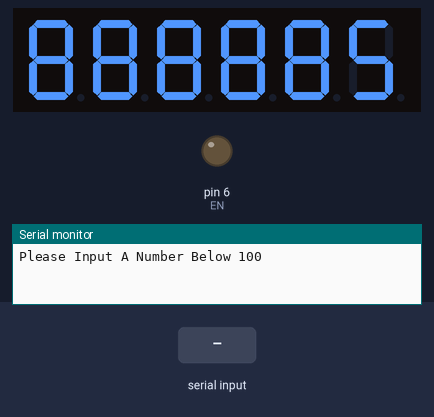
Bench run of a sketch on a simulated Arduino Uno, built with avr-gcc and run on an emulated ATmega328P. Shown: 6-digit seven-segment display, output pins drawn as LEDs (lit = HIGH), the last lines printed to the serial monitor. Wiring (inferred from the names in the program): BCD to 7-segment decoder: data pin 2, pin 3, pin 4, pin 5; 6-digit 7-segment display, segments lit when HIGH: segments Q0, Q1, Q2, Q3, Q4, Q5, Q6; digit selects pin 8, pin 9, pin 10, pin 11, pin 12, pin 7. The test bench sets the inputs (shaded band). The segment pins are drawn as the display they are named for; pins used as bus, display or sensor lines are not drawn.

Above: at 1.26 s.
1.3 s: "90,45\n" received over Serial
At 2.45 s:
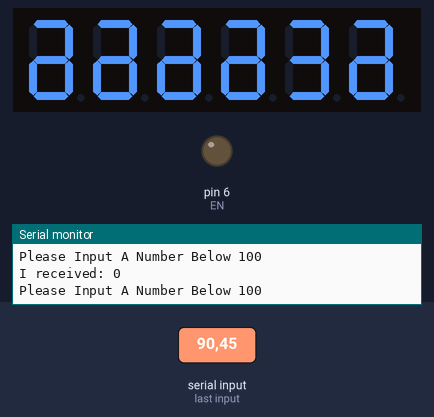
3.9 s: "30,150\n" received over Serial
At 5.08 s:
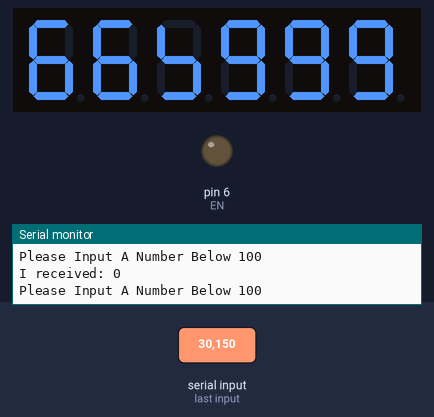
6.9 s: "1\n" received over Serial
At 7.7 s:
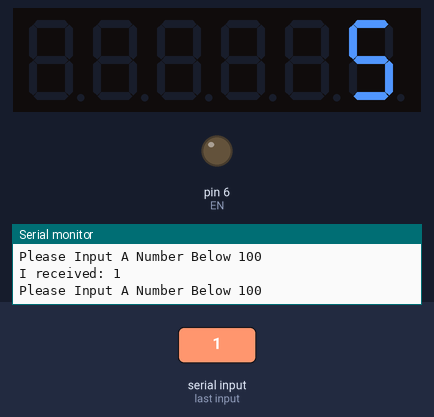
12.8 s: "30,150\n" received over Serial
At 12.82 s:
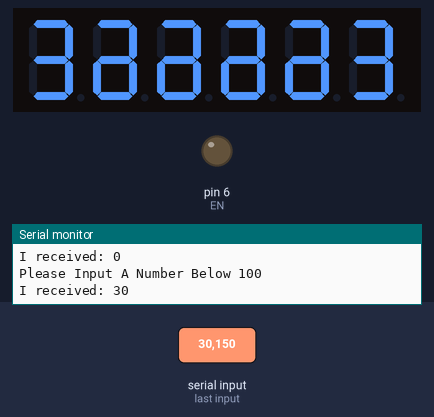

Measured:
- what the display in image 3 shows lasts 1.0 s, from 7.0 s to 8.0 s

The sketch:

Counting.ino
```cpp
int Display = 1;
int Numbers;
int A = 2;
int B = 3;
int C = 4;
int D = 5;
int Digital1 = 8;
int Digital2 = 9;
int Digital3 = 10;
int Digital4 = 11;
int Digital5 = 12;
int Digital6 = 7;
int EN = 6;
int Number[6]={5,5,5,5,5,5};
int lastTime;
int currentTime;
void setup(){
  pinMode(A,OUTPUT);
  pinMode(B,OUTPUT);
  pinMode(C,OUTPUT);
  pinMode(D,OUTPUT);
  pinMode(Digital1,OUTPUT);
  pinMode(Digital2,OUTPUT);
  pinMode(Digital3,OUTPUT);
  pinMode(Digital4,OUTPUT);
  pinMode(Digital5,OUTPUT);
  pinMode(Digital6,OUTPUT);
  pinMode(EN,OUTPUT);
  Serial.begin(9600);
  Serial.println("Please Input A Number Below 100");
}
void loop(){
  avoidGhost();
  BCD(Number[0]);
  avoidGhost();
  digitalWrite(Digital1,LOW);
  delay(Display);
  avoidGhost();
  BCD(Number[1]);
  avoidGhost();
  digitalWrite(Digital2,LOW);
  delay(Display);
  avoidGhost();
  BCD(Number[2]);
  avoidGhost();
  digitalWrite(Digital3,LOW);
  delay(Display);
  avoidGhost();
  BCD(Number[3]);
  avoidGhost();
  digitalWrite(Digital4,LOW);
  delay(Display);
  avoidGhost();
  BCD(Number[4]);
  avoidGhost();
  digitalWrite(Digital5,LOW);
  delay(Display);
  avoidGhost();
  BCD(Number[5]);
  avoidGhost();
  digitalWrite(Digital6,LOW);
  delay(Display);
  currentTime = millis();
  if((currentTime - lastTime) > 10){
      if(Numbers < 1000000) Numbers++;
      else Numbers = 0;
      Number[0] = Numbers % 10;
      Number[1] = Numbers % 10;
      Number[2] = Numbers % 10;
      Number[3] = Numbers % 10;
      Number[4] = Numbers % 10;
      Number[5] = Numbers % 10;
      /*Number[1] = Numbers % 100 / 10;
      Number[2] = Numbers % 1000 / 100;
      Number[3] = Numbers % 10000 / 1000;
      Number[4] = Numbers % 100000 / 10000;
      Number[5] = Numbers % 1000000 / 100000;*/
      lastTime = currentTime;
  }
}
void serialEvent(){
    if(Serial.available() >0){
    Numbers=Serial.parseInt();
    if(Numbers <10000){
    Serial.print("I received: ");
    Serial.println(Numbers);
    Serial.println("Please Input A Number Below 100");
    }
    else{
      Serial.println("Error!, Please Try Again:");
    }
  }
}
void BCD(int number){
  switch(number){
    case 0:
    digitalWrite(A,LOW);
    digitalWrite(B,LOW);
    digitalWrite(C,LOW);
    digitalWrite(D,LOW);
    break;
    case 1:
    digitalWrite(A,HIGH);
    digitalWrite(B,LOW);
    digitalWrite(C,LOW);
    digitalWrite(D,LOW);
    break;
    case 2:
    digitalWrite(A,LOW);
    digitalWrite(B,HIGH);
    digitalWrite(C,LOW);
    digitalWrite(D,LOW);
    break;
    case 3:
    digitalWrite(A,HIGH);
    digitalWrite(B,HIGH);
    digitalWrite(C,LOW);
    digitalWrite(D,LOW);
    break;
    case 4:
    digitalWrite(A,LOW);
    digitalWrite(B,LOW);
    digitalWrite(C,HIGH);
    digitalWrite(D,LOW);
    break;
    case 5:
    digitalWrite(A,HIGH);
    digitalWrite(B,LOW);
    digitalWrite(C,HIGH);
    digitalWrite(D,LOW);
    break;
    case 6:
    digitalWrite(A,LOW);
    digitalWrite(B,HIGH);
    digitalWrite(C,HIGH);
    digitalWrite(D,LOW);
    break;
    case 7:
    digitalWrite(A,HIGH);
    digitalWrite(B,HIGH);
    digitalWrite(C,HIGH);
    digitalWrite(D,LOW);
    break;
    case 8:
    digitalWrite(A,LOW);
    digitalWrite(B,LOW);
    digitalWrite(C,LOW);
    digitalWrite(D,HIGH);
    break;
    case 9:
    digitalWrite(A,HIGH);
    digitalWrite(B,LOW);
    digitalWrite(C,LOW);
    digitalWrite(D,HIGH);
    break;
    case 10:
    digitalWrite(A,LOW);
    digitalWrite(B,HIGH);
    digitalWrite(C,LOW);
    digitalWrite(D,HIGH);
    break;
    case 11:
    digitalWrite(A,HIGH);
    digitalWrite(B,HIGH);
    digitalWrite(C,LOW);
    digitalWrite(D,HIGH);
    break;
  }
}
void avoidGhost(){
  digitalWrite(Digital1,HIGH);
  digitalWrite(Digital2,HIGH);
  digitalWrite(Digital3,HIGH);
  digitalWrite(Digital4,HIGH);
  digitalWrite(Digital5,HIGH);
  digitalWrite(Digital6,HIGH);
  delay(1);
}
```
